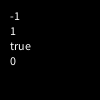
Frame 1 (no input)
Frame 60 (the mouse pressed at the canvas centre just before this capture): identical to frame 1, image omitted
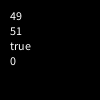
Frame 120 (the mouse held since frame 60 and released just before this capture)

The Processing sketch that drew these frames (run headless with seeded random() and noise(); from frame 60 on, the mouse is pressed at the canvas centre):

// Processing sketch: Quiz_Help
// ── Quiz_Help.pde
void setup() {}

void draw() {
  background(0);
  text(minusOne(mouseX),10,20);
  text(numCounter(mouseX),10,35);
  text(str(isPositive(mouseX)),10,50);
  text(converToPercent(mouseX),10,65);
}

int minusOne(int n) {
  n=n-1;
  return n;
}

int numCounter(int n) {
  n++;
  return n;
}

boolean isPositive(int n) {
  if (n<0) {
    return false;
  } else {
   return true;
  }
  
}

int converToPercent(int n) {
  n=n/100;
  return n;
}
